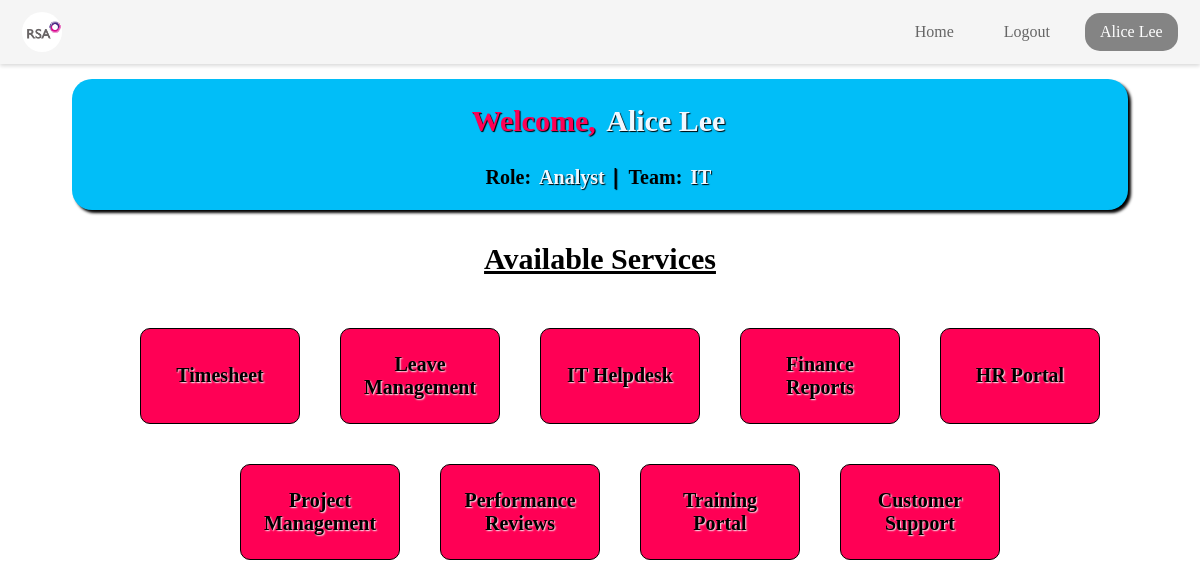
Screenshot of /home (signed in) with the database file from the repository.
### tables this page shows
CREATE TABLE EMS_users (
    EmployeeID TEXT PRIMARY KEY,
    Fname TEXT,
    Mname TEXT,
    Lname TEXT,
    ManagerID TEXT,
    EMSlogin TEXT,
    Role TEXT,
    Team TEXT,
    ManagerName TEXT,
    Password TEXT
);

### app.py (the view)
@app.route('/home')
@login_required
def home():
    return render_template('home.html', fname=current_user.fname, lname=current_user.lname, role=current_user.role, team=current_user.team ,managername=current_user.managername)

### app.py (called while the page is built)
def get_db_connection():
    conn = sqlite3.connect('ems_user.db')
    conn.row_factory = sqlite3.Row
    return conn

@login_manager.user_loader
def load_user(user_id):
    conn = get_db_connection()
    user = conn.execute('SELECT * FROM EMS_users WHERE EmployeeID = ?', (user_id,)).fetchone()
    conn.close()
    if user:
        return User(user['EmployeeID'], user['Fname'], user['Lname'], user['Role'], user['Team'] ,user['ManagerName'])
    return None

### templates/home.html (shortened to what this page needs)
<!DOCTYPE html>
<html lang="en">
<head>
  <link
      rel="stylesheet"
      href="{{ url_for('static', filename='css/home/home.css') }}"
    />
</head>
<body>
  <div>
    {% include 'navbar.html' %}
  </div>
<div class="home-box">
  <div class="home-banner">
    <h2>Welcome,  <span>{{ fname }} {{ lname }}</span></h2>
    <p>Role: <span> {{ role }} <span style="color: black; font-size: larger;">|</span></span> Team: <span>{{ team }}</span></p>
  </div>
  <div class="home-services">
    <h3>Available Services</h3>
    <ul>
      <a href="{{ url_for('timesheet_home') }}"><li>Timesheet</li></a>
      <a href=""><li>Leave Management</li></a>
      <a href=""><li>IT Helpdesk</li></a>
      <a href=""><li>Finance Reports</li></a>
      <a href=""><li>HR Portal</li></a>
      <a href=""><li>Project Management</li></a>
      <a href=""><li>Performance Reviews</li></a>
      <a href=""><li>Training Portal</li></a>
      <a href=""><li>Customer Support</li></a>
    </ul>
  </div>
</div>
</body>
</html>

### templates/navbar.html (shortened to what this page needs)
<!DOCTYPE html>
<html lang="en">
<head>
    <link
    rel="stylesheet"
    href="{{ url_for('static', filename='css/navbar/navbar.css') }}"
  />
</head>
<body>
    <header id="navbar">
        <nav class="navbar-container container">
          <a href="/home" class="home-link">
            <div class="navbar-logo">
              <img
                src="{{ url_for('static', filename='images/logo.png') }}"
                alt="Logo"
              />
            </div>
          </a>
          <div class="navbar-links">
            <a class="navbar-link" href="/home">Home</a>
            <a class="navbar-link" href="/logout">Logout</a>
            <a class="navbar-link-name" href=""><span>{{ fname }} {{ lname }}</span></a>
          </div>
        </nav>
      </header>
</body>
</html>

### static/css/home/home.css (style rules this page uses)
a { text-decoration: none; color: black; }
.home-box { display: flex; flex-direction: column; margin: 64px; justify-content: center; align-items: center; }
.home-banner { margin-top: 15px; text-align: center; background-color: rgb(1, 190, 248); width: 100%; border-radius: 20px; box-shadow: 3px 3px 3px black; font-weight: 800; font-size: 20px; }
.home-banner h2 { color: rgb(255, 0, 85); text-shadow: 1px 1px 1px black; }
.home-banner span { padding: 3px; color: aliceblue; text-shadow: 1px 1px 1px black; }
.home-services { text-align: center; }
.home-services h3 { font-size: 30px; padding: 2px; text-decoration: underline; }
.home-services ul { list-style-type: none; display: flex; flex-wrap: wrap; justify-content: center; }
.home-services li { height: 6rem; width: 10rem; padding: 20px; margin: 20px; border: 1px solid black; box-sizing: border-box; background-color: rgb(255, 0, 85); font-size: 20px; text-shadow: 1px 1px 1px black; align-content: center; border-radius: 10px; text-shadow: 1px 0.5px 1.5px whitesmoke; font-weight: 600; }

### static/css/navbar/navbar.css (style rules this page uses)
#navbar { --navbar-bg-color:whitesmoke; --navbar-text-color-focus: #323232; --navbar-text-color: #666; --navbar-text-color-focus: #fff; --navbar-bg-contrast: rgb(255, 0, 85);; position: fixed; height: 64px; background-color: var(--navbar-bg-color); left: 0; right: 0; top: 0; box-shadow: 0 2px 4px rgba(0, 0, 0, 0.15); z-index: 99; }
.navbar-container { display: flex; justify-content: space-between; align-items: center; height: 100%; padding: 0 1.4rem; }
.home-link { display: flex; align-items: center; }
.navbar-logo { background-color: var(--navbar-text-color-focus); border-radius: 50%; width: 40px; height: 40px; margin-right: 0.5em; }
.navbar-logo img { width: 50px; margin-top: -0.42rem; margin-left: -0.2rem; }

### rows the page displays
EMS_users: Fname "Alice", Lname "Lee", Role "Analyst", Team "IT"
